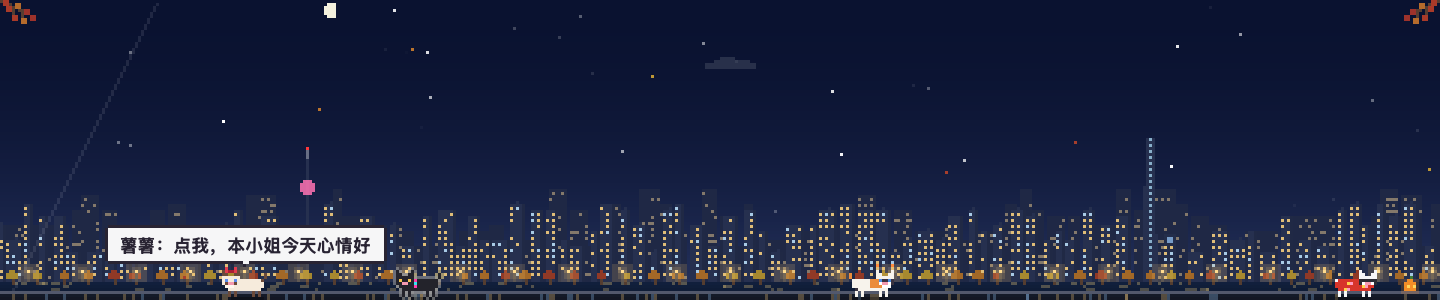
#> input picture docs/website/assets/hero.png, 1440 x 300 px, found by its file name
$ python make_readme_art.py
#> lines starting #> are read from the running program, lines starting #| are printed output that depends on the picture; after the words box and inside, x2 and y2 are one past the last pixel; in counts of white or black regions, pixels touching at a corner belong together
"""生成 README 用的 banner 与场景拼图。

素材来自 App 的离屏渲染（和刘海里同一套表现层代码，但不截屏：没有物理刘海的黑块，画面干净）：
  1. 运行 App 后执行：apps/macos/build/catland-debug snapshots:/tmp/catland-snaps
  2. ~/miniconda3/envs/catlands/bin/python scripts/make_readme_art.py --snaps /tmp/catland-snaps
输出：assets/brand/banner.png、assets/brand/scenes.png
"""
from __future__ import annotations

import argparse
import random
from pathlib import Path

from PIL import Image, ImageDraw, ImageFilter, ImageFont

ROOT = Path(__file__).resolve().parents[1]
BRAND = ROOT / "assets/brand"
CJK = "/System/Library/Fonts/Hiragino Sans GB.ttc"
ROUNDED = "/System/Library/Fonts/SFCompactRounded.ttf"

BG_TOP, BG_BOTTOM = (18, 20, 46), (52, 38, 86)
FRAME = (34, 28, 48)
CREAM = (255, 244, 230)
PINK = (255, 178, 204)
LAVENDER = (200, 194, 232)


def backdrop(w: int, h: int, px: int = 8, stars: int = 34, avoid: list[tuple[int, int, int, int]] | None = None) -> Image.Image:
    """像素色带的夜空 + 稀疏星星（每颗都是整像素块）；avoid 里的矩形区域（文字处）不放星星。"""
    img = Image.new("RGBA", (w, h))
    d = ImageDraw.Draw(img)
    for y in range(0, h, px):
        k = y / h
        d.rectangle([0, y, w, y + px], fill=tuple(int(BG_TOP[i] + (BG_BOTTOM[i] - BG_TOP[i]) * k) for i in range(3)) + (255,))
    rnd = random.Random(11)
    for _ in range(stars):
        x, y = rnd.randrange(0, w, px), rnd.randrange(0, h, px)
        if any(ax0 <= x <= ax1 and ay0 <= y <= ay1 for ax0, ay0, ax1, ay1 in (avoid or [])):
            continue
        s = px // 2 if rnd.random() < 0.75 else px
        d.rectangle([x, y, x + s - 1, y + s - 1], fill=(255, 241, 200, rnd.choice([70, 120, 190])))
    return img


def framed(scene: Image.Image, radius: int = 18, border: int = 6) -> Image.Image:
    """把场景装进圆角窗框，带一圈柔和投影。"""
#> called with radius = 18, border = 6
    w, h = scene.width + border * 2, scene.height + border * 2
#> w = 1452; h = 312
    pad = 24
    out = Image.new("RGBA", (w + pad * 2, h + pad * 2), (0, 0, 0, 0))
#> out: PIL image 1500x360 RGBA; every value is 0
    shadow = Image.new("RGBA", out.size, (0, 0, 0, 0))
    ImageDraw.Draw(shadow).rounded_rectangle([pad, pad + 8, pad + w, pad + h + 8], radius=radius, fill=(0, 0, 0, 120))
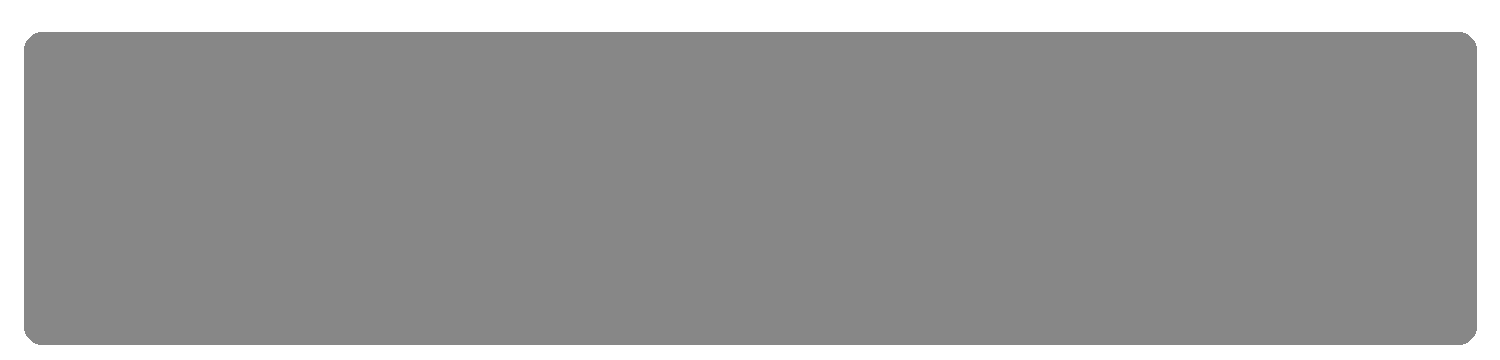
#> shadow: PIL image 1500x360 RGBA; mean R, G, B, A 0, 0, 0, 101; transparent parts drawn white
    out = Image.alpha_composite(out, shadow.filter(ImageFilter.GaussianBlur(10)))
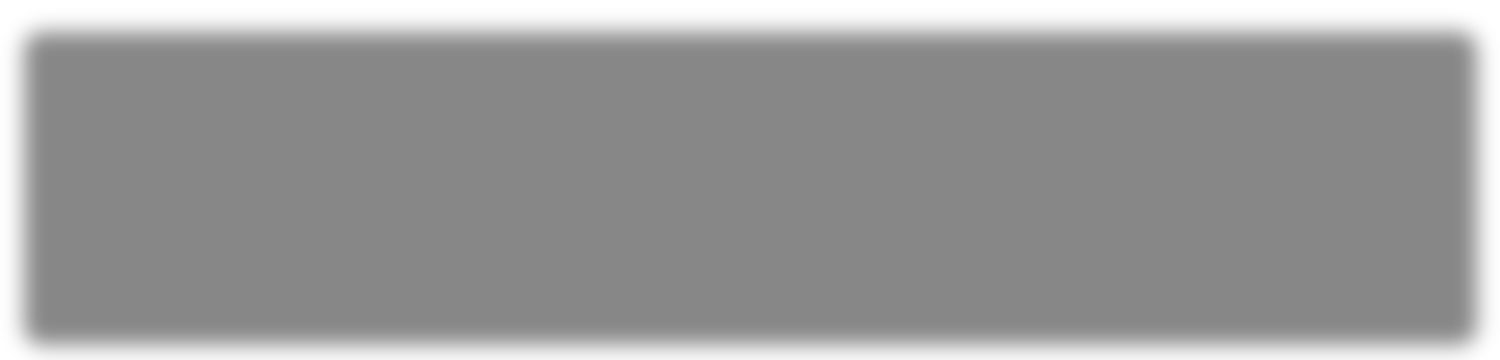
#> out: PIL image 1500x360 RGBA; mean R, G, B, A 0, 0, 0, 100.9; transparent parts drawn white
    ImageDraw.Draw(out).rounded_rectangle([pad, pad, pad + w - 1, pad + h - 1], radius=radius, fill=FRAME + (255,))
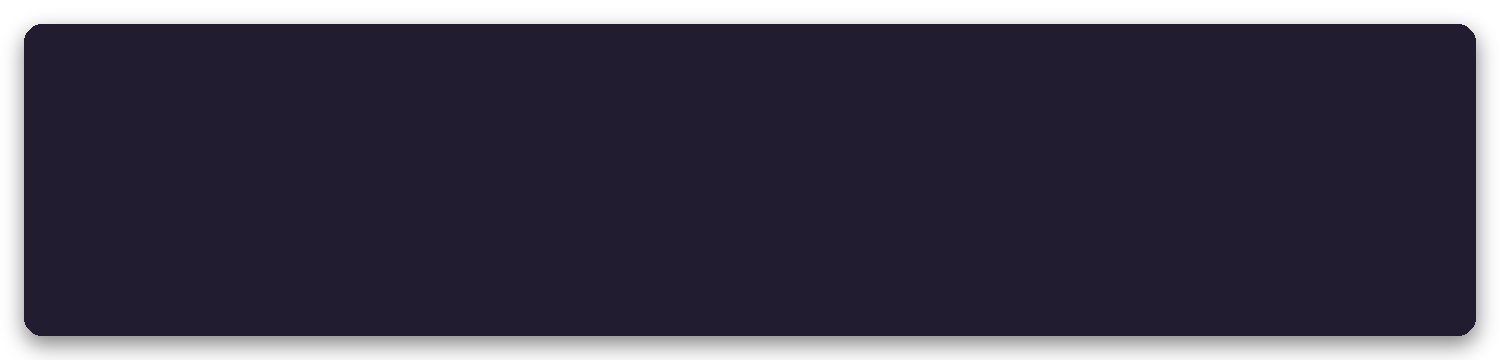
#> out: PIL image 1500x360 RGBA; mean R, G, B, A 28.5, 23.5, 40.2, 217.9; transparent parts drawn white
    mask = Image.new("L", scene.size, 0)
#> mask: PIL image 1440x300 L; every value is 0
    ImageDraw.Draw(mask).rounded_rectangle([0, 0, scene.width - 1, scene.height - 1], radius=radius - border, fill=255)
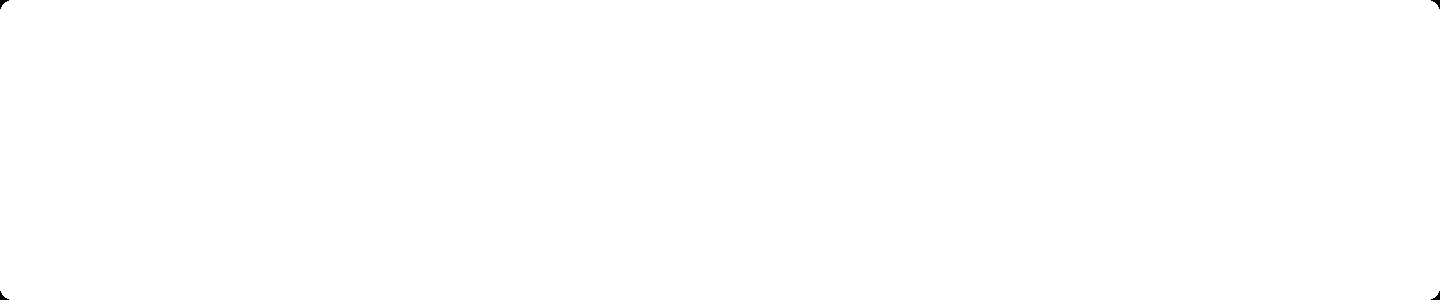
#> mask: PIL image 1440x300 L; 100% white; 4 black regions, box (x1, y1, x2, y2) and area: (0, 0, 9, 9) 34, (1431, 0, 1440, 9) 34, (0, 291, 9, 300) 34, (1431, 291, 1440, 300) 34
    out.paste(scene, (pad + border, pad + border), mask)
#> scene is the input picture: PIL image 1440x300 RGBA; mean R, G, B, A 31.1, 37.9, 65.1, 254.8
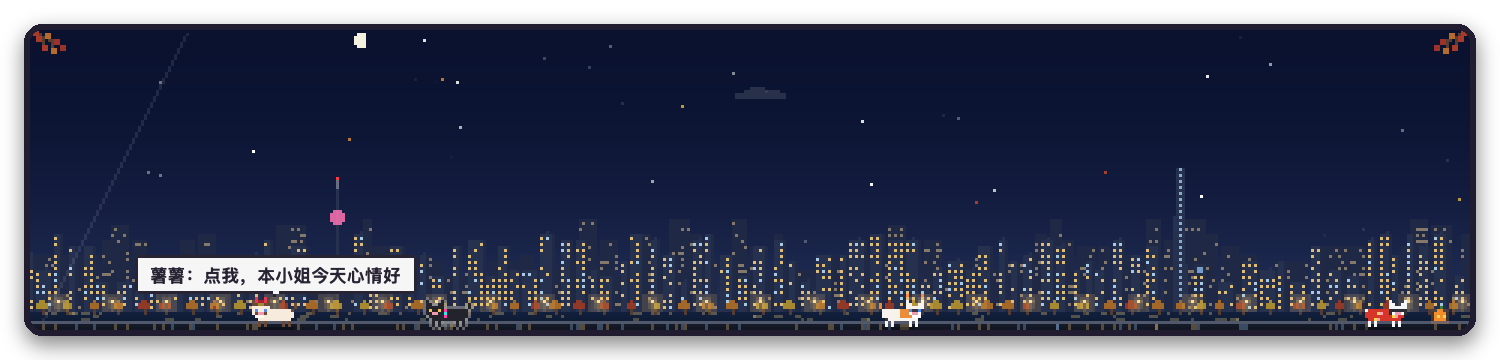
#> out: PIL image 1500x360 RGBA; mean R, G, B, A 26.2, 31.4, 53.9, 217.7; transparent parts drawn white
    return out


def pixel_text(text: str, size: int, scale: int, color) -> Image.Image:
    """小字号渲染、二值化后按整数倍最近邻放大：和 App 一致的像素字。"""
    f = ImageFont.truetype(ROUNDED, size)
    l, t, r, b = f.getbbox(text)
    img = Image.new("RGBA", (r - l + 2, b - t + 2), (0, 0, 0, 0))
    ImageDraw.Draw(img).text((1 - l, 1 - t), text, font=f, fill=color)
    img.putalpha(img.getchannel("A").point(lambda v: 255 if v > 110 else 0))
    return img.resize((img.width * scale, img.height * scale), Image.NEAREST)


def banner(snaps: Path) -> None:
    W, H = 1600, 660
    hero = framed(Image.open(snaps / "hero.png").convert("RGBA"))
    text_top = 18 + hero.height
#> text_top = 378
    img = backdrop(W, H, stars=40, avoid=[(260, text_top - 10, W - 260, H - 30)])
#> in backdrop, `img = Image.new("RGBA", (w, h))`: img: PIL image 1600x660 RGBA; every value is 0
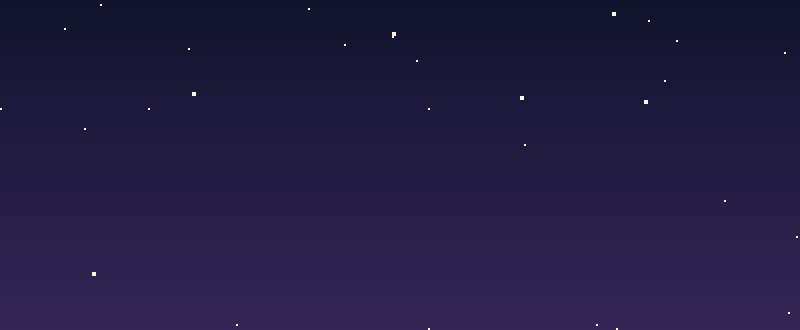
#> img: PIL image 1600x660 RGBA (shown at 1/2 size); mean R, G, B, A 34.5, 28.6, 65.4, 254.9; transparent parts drawn white
    d = ImageDraw.Draw(img)
    img.alpha_composite(hero, ((W - hero.width) // 2, 18))
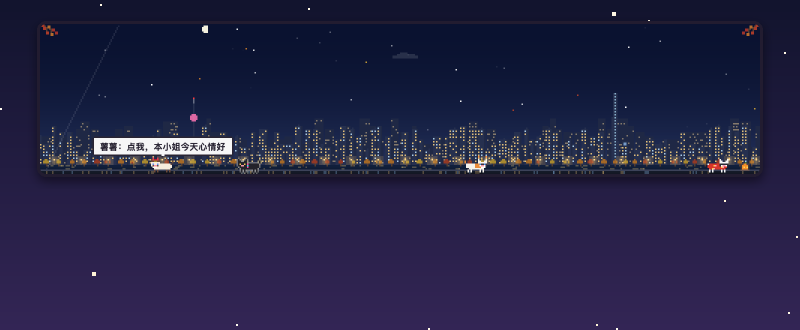
#> img: PIL image 1600x660 RGBA (shown at 1/2 size); mean R, G, B, A 35.7, 33.6, 67.8, 255; transparent parts drawn white

#> (the run stopped early here; a loop or call above may not have finished)

$ run again, with docs/website/assets/beijing-night.png copied over docs/website/assets/hero.png
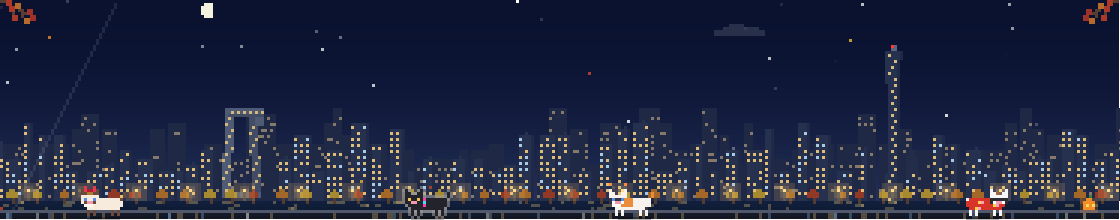
#> input picture docs/website/assets/beijing-night.png, 1120 x 220 px, found by its file name
#> w = 1132; h = 232
#> in framed, scene is the input picture: PIL image 1120x220 RGBA; mean R, G, B, A 31.8, 37.9, 63.3, 253.4
#> in framed, `out.paste(scene, (pad + border, pad + border), mask)`:
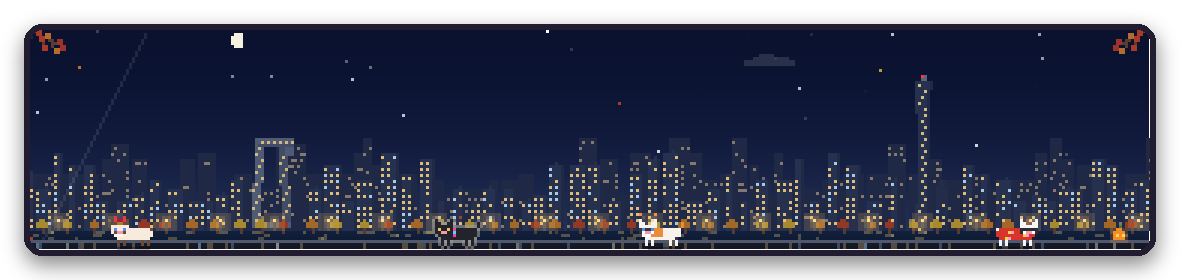
#> out: PIL image 1180x280 RGBA; mean R, G, B, A 25.4, 29.6, 49.5, 206.5; transparent parts drawn white
#> in banner, `img.alpha_composite(hero, ((W - hero.width) // 2, 18))`:
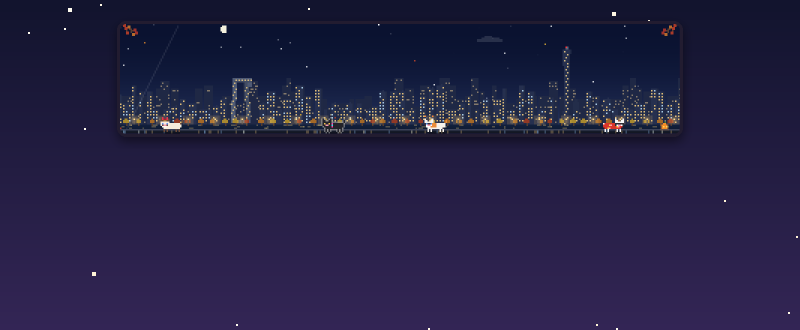
#> img: PIL image 1600x660 RGBA (shown at 1/2 size); mean R, G, B, A 35.8, 31.7, 66.9, 255; transparent parts drawn white

$ run again, with docs/website/assets/city-beijing-hover-night.png copied over docs/website/assets/hero.png
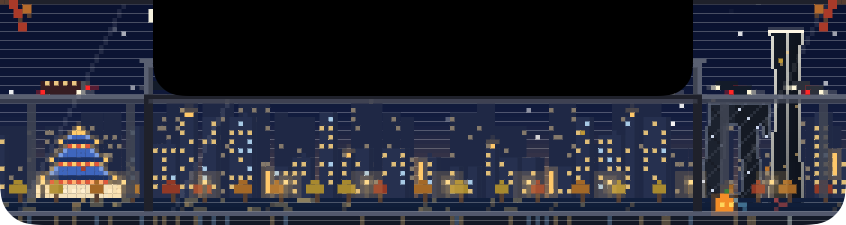
#> input picture docs/website/assets/city-beijing-hover-night.png, 846 x 225 px, found by its file name
#> w = 858; h = 237
#> in framed, scene is the input picture: PIL image 846x225 RGBA; mean R, G, B, A 36.6, 38.4, 50.6, 251.7
#> in framed, `out.paste(scene, (pad + border, pad + border), mask)`:
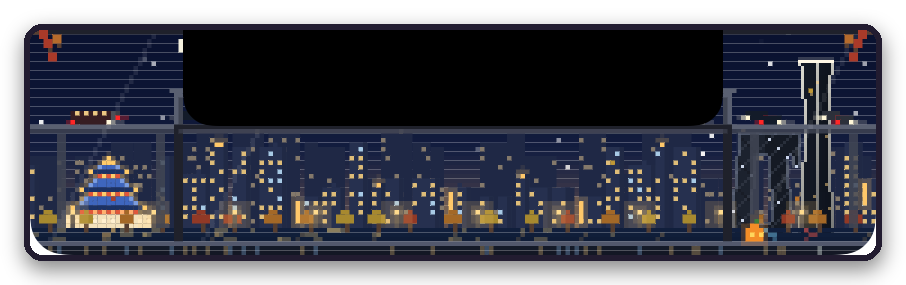
#> out: PIL image 906x285 RGBA; mean R, G, B, A 28.7, 29.7, 39.7, 203.4; transparent parts drawn white
#> in banner, `img.alpha_composite(hero, ((W - hero.width) // 2, 18))`:
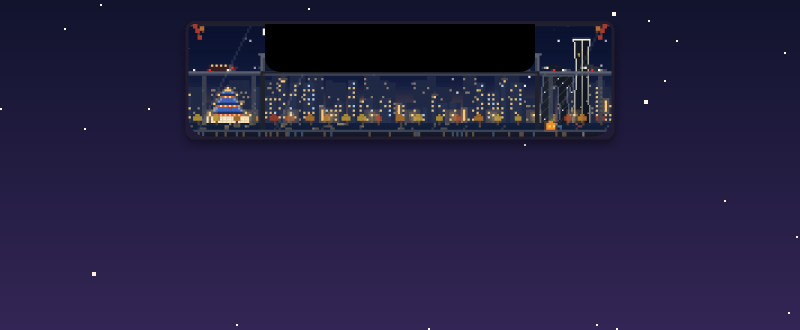
#> img: PIL image 1600x660 RGBA (shown at 1/2 size); mean R, G, B, A 36.3, 31, 64.2, 254.9; transparent parts drawn white
